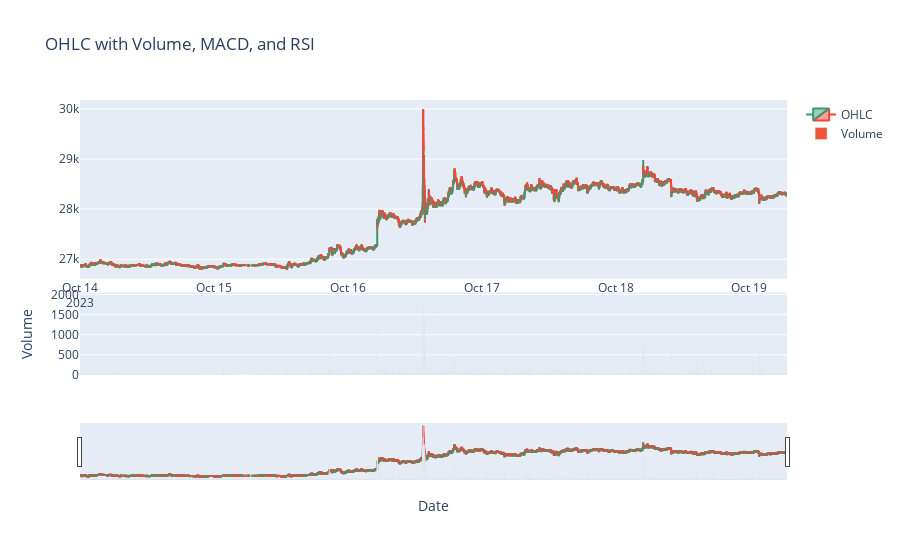

Notebook code for this chart:
### Code cell
fig = go.Figure(
    data=[
        go.Candlestick(
            x=ohlc['time_stamp'],
            open=ohlc['open'],
            high=ohlc['high'],
            low=ohlc['low'],
            close=ohlc['close'],
            name='OHLC',
        ),
    go.Bar(x=ohlc['time_stamp'], y=ohlc['vol'], name='Volume', yaxis='y2'),
    ]
)

fig.update_layout(
    title='OHLC with Volume, MACD, and RSI',
    xaxis_title='Date',
    yaxis=dict(domain=[0.35, 1]),
    yaxis2=dict(domain=[0.0, 0.3], title='Volume'),
)

fig.show()

### Figure 1 — Plotly figure (JSON) as saved in the notebook; plotly's stock layout.template omitted (floating-point values rounded to 4 significant figures; data arrays with more than 128 entries replaced by an {"elided": "..."} marker saying what was removed)
{"data": [{"close": {"elided": "7604 float values"}, "high": {"elided": "7604 float values"}, "low": {"elided": "7604 float values"}, "name": "OHLC", "open": {"elided": "7604 float values"}, "type": "candlestick", "x": {"elided": "7604 str values"}}, {"name": "Volume", "type": "bar", "x": {"elided": "7604 str values"}, "y": {"elided": "7604 float values"}, "yaxis": "y2"}], "layout": {"title": {"text": "OHLC with Volume, MACD, and RSI"}, "xaxis": {"title": {"text": "Date"}}, "yaxis": {"domain": [0.35, 1]}, "yaxis2": {"domain": [0, 0.3], "title": {"text": "Volume"}}}}
